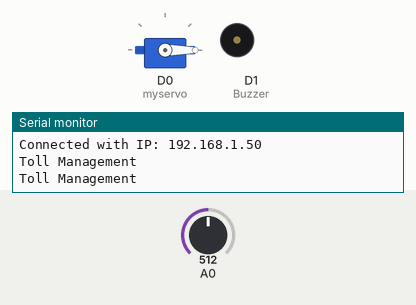
Bench run of a sketch on a simulated ESP8266 (NodeMCU). Shown: servo, buzzer (waves = sounding, pin HIGH), the last lines printed to the serial monitor. The inputs (shaded band) are chosen by the test bench; at power-on: A0 = 512. WiFi joins after 1.5 s; servers stay silent unless stated.

Above: at 3.2 s.
3.3 s: A0 set to 439
4.8 s: A0 set to 411
At 4.95 s:
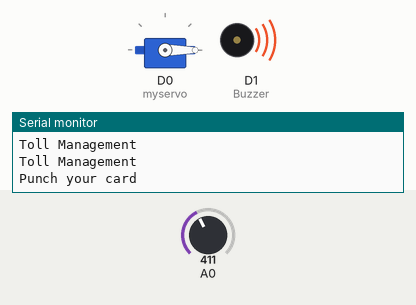
At 5.33 s:
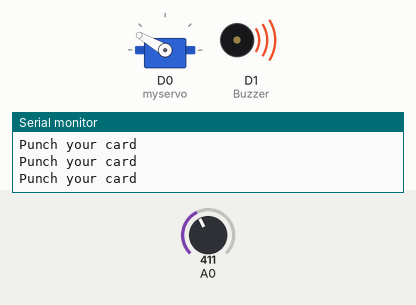
8.1 s: A0 set to 511
At 9.0 s:
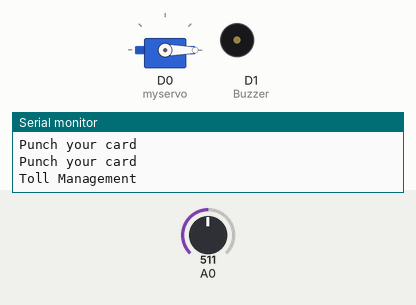
Timing chart, 0 to 11.1 s (numbered marks = the images above; inputs shaded):
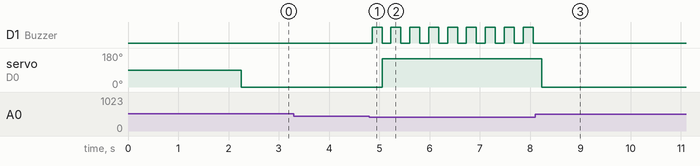

The sketch:

IoT_based_Toll_Management_System.ino
```cpp
#include <SPI.h>
#include <MFRC522.h>
#define SS_PIN D4
#define RST_PIN D3
#include <Wire.h>
#include <Servo.h>

Servo myservo;


#include "FirebaseESP8266.h"
#include <ESP8266WiFi.h>
#define FIREBASE_HOST "iot-toll-default-rtdb.firebaseio.com"
#define FIREBASE_AUTH "KafDBJizK2sXPnXtGslMEkfXog7z2r4c072hLhga"
#define WIFI_SSID "IOT_TOLL"
#define WIFI_PASSWORD "1234567890"
FirebaseData firebaseData;
FirebaseJson json;

float _balance[3] = {10000, 12000,15000}, tollprice = 100;
int _count[3] = {0, 0},senLim=430;
String _name[3] = {"Moksedul", "Mithila","Kayesur"};


MFRC522 mfrc522(SS_PIN, RST_PIN);

void writeDB(int person) {
  Firebase.setString(firebaseData, "/" + _name[person] + "/Balance", String(_balance[person]) );
  Firebase.setString(firebaseData, "/" + _name[person] + "/Count", String(_count[person]) );
}


void initSystem() {
  myservo.attach(D0);
  Serial.begin(9600);
  SPI.begin();
  mfrc522.PCD_Init();

  WiFi.begin(WIFI_SSID, WIFI_PASSWORD);
  dis("Connecting Wifi!");
  while (WiFi.status() != WL_CONNECTED)
  {

    //    digitalWrite(D4, 0);
    delay(150);
    //    Serial.print(".");
    //    digitalWrite(D4, 1);
    //    delay(100);
  }
  dis("Wifi connected!");
  delay(500);
  Serial.println();
  Serial.print("Connected with IP: ");
  Serial.println(WiFi.localIP());
  Serial.println();

  Firebase.begin(FIREBASE_HOST, FIREBASE_AUTH);
  Firebase.reconnectWiFi(true);
}


boolean credit(int person) {
  if (_balance[person] < tollprice) {
    dis("Insufficient balance");
    return false;
  } else {
    dis("Credited " + String(tollprice) + "tk from " + _name[person]);
    _balance[person] -= tollprice;
    _count[person]++;
    writeDB(person);
    return true;
  }

}


int getCardID() {
  if ( ! mfrc522.PICC_IsNewCardPresent())
  {
    return -1;
  }
  if ( ! mfrc522.PICC_ReadCardSerial())
  {
    return -1;
  }
  //Serial.print("UID tag :");
  String content = "";
  byte letter;
  for (byte i = 0; i < mfrc522.uid.size; i++)
  {
    //Serial.print(mfrc522.uid.uidByte[i] < 0x10 ? " 0" : " ");
    //Serial.print(mfrc522.uid.uidByte[i], HEX);
    content.concat(String(mfrc522.uid.uidByte[i] < 0x10 ? " 0" : " "));
    content.concat(String(mfrc522.uid.uidByte[i], HEX));
  }

  delay(500);
  content.toUpperCase();

  if (content.substring(1) == "19 72 43 A2")
  {

    return 0;
  }

  else if (content.substring(1) == "89 4D 44 A2") {
    return 1;
  }


  else if (content.substring(1) == "7C 00 FE 38") {

    return 2;
  }


  return -1;
}


void dis(String text) {
  Serial.println(text);
}


void servo(bool is) {
   is ? myservo.write(150) : myservo.write(0);

  Firebase.setString(firebaseData, "/Bar", is?"1":"0");
}


void setup() {

  initSystem();


  pinMode(D1,OUTPUT);//Buzzer

}


int ID = -1;
void loop() {
  delay(200);
  dis("Toll Management");


  for (; analogRead(A0)<senLim;) {
    digitalWrite(D1,1);
    dis("Punch your card");
    delay(200);
    digitalWrite(D1,0);
    servo(true);
    dis("Punch your card");
    ID = getCardID();
    if (ID >-1  && ID<3) {
      digitalWrite(D1,1);
      credit(ID);
      dis("Credited");
      servo(false);
      while (analogRead(A0)<senLim) {
        delay(200);
      }
      delay(2000);
      digitalWrite(D1,0);
    }


  }

  servo(false);

  delay(300);

}
```

Measured:
- the behaviour switches between 430 and 429 on A0 (found by bisection; images 0 and 1)
- after the input at 4.8 s, D1 (Buzzer): alternates HIGH for 0.20 s and LOW for 0.18 s, starting after 0.05 s; servo on D0 (myservo): 0° → 150° after 0.25 s
- after the input at 8.1 s, D1 (Buzzer): stops changing and stays LOW; servo on D0 (myservo): 150° → 0° after 0.13 s
